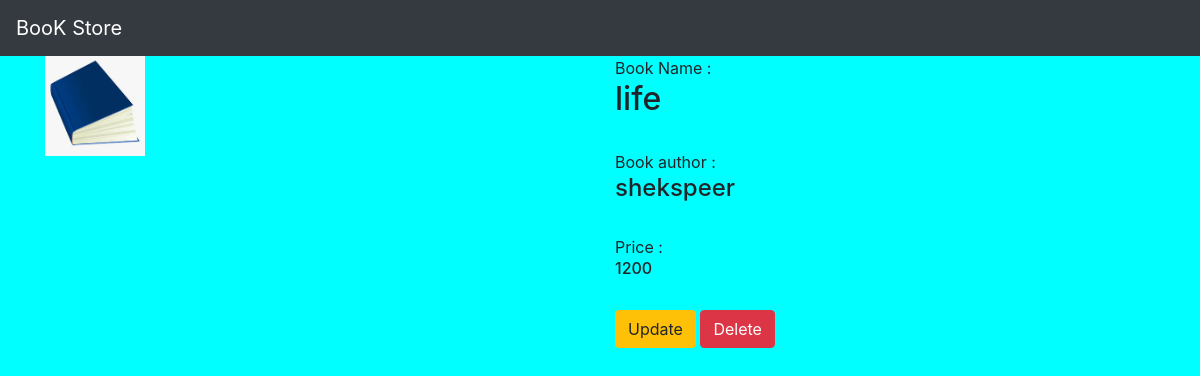
Before: /book/1/ with the older database file.
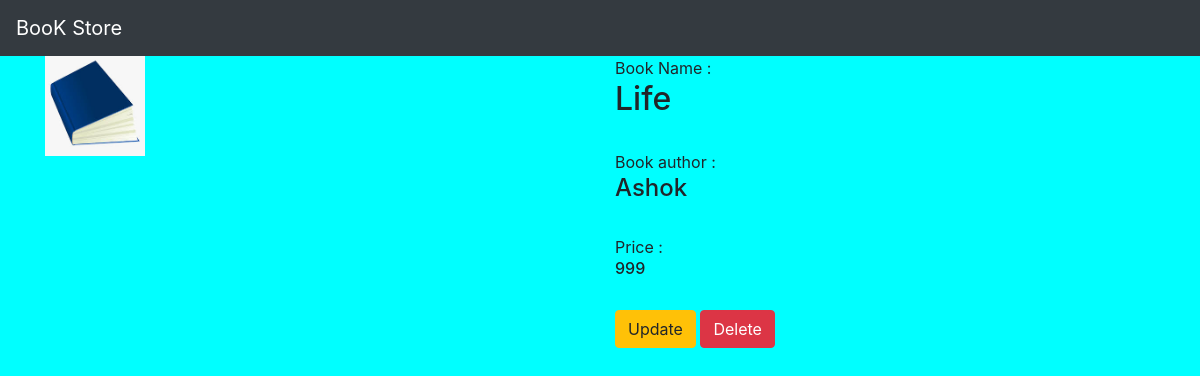
After: the same page with the newer database file.
### bookapp/models.py (models this page shows, shortened)
class Book(models.Model):
    name = models.CharField(max_length=100)
    author = models.CharField(max_length=100)
    price = models.IntegerField()
    book_image = models.ImageField(default='default.img',upload_to='book_images/')

### bookapp/views.py (the view)
# urls.py: path('book/<int:book_id>/',views.detail,name='detail'),
def detail(request,book_id):
    book = Book.objects.get(id=book_id)
    return render(request,'bookapp/detail.html',{'book':book})

### bookapp/templates/bookapp/detail.html
{% extends 'bookapp/base.html' %}
{% block body %}
<div class="container">
    <div class="row">
        <div class="col-md-6">
            <img width="100" height="100" src="{{book.book_image.url}}">
        </div>
        <div class="col-md-6">
            Book Name : <h2>{{ book.name }}</h2><br>
            Book author : <h4>{{ book.author }}</h4><br>
            Price : <h6>{{ book.price }}</h6><br>
            <a class ="btn btn-warning" href="{% url 'bookapp:update' book.id %}">Update</a>
            <a class ="btn btn-danger" href="{% url 'bookapp:delete' book.id %}">Delete</a>
        </div>
    </div>
</div>
{% endblock%}

Changed rows visible on the page:
changed Book: name "life" → "Life"; author "shekspeer" → "Ashok"; price "1200" → "999"
